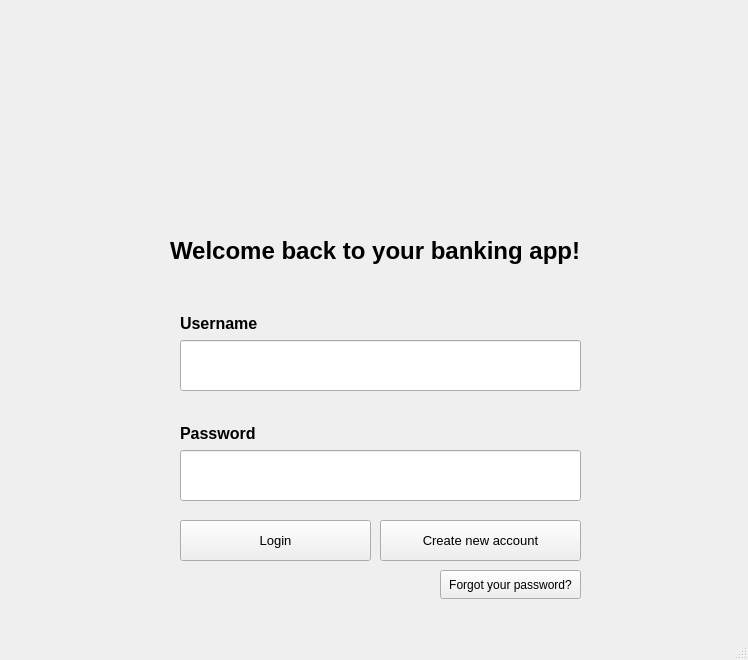
<?xml version="1.0" encoding="UTF-8"?>
<ui version="4.0">
 <class>MainWindow</class>
 <widget class="QMainWindow" name="MainWindow">
  <property name="geometry">
   <rect>
    <x>0</x>
    <y>0</y>
    <width>748</width>
    <height>660</height>
   </rect>
  </property>
  <property name="sizePolicy">
   <sizepolicy hsizetype="Fixed" vsizetype="Fixed">
    <horstretch>0</horstretch>
    <verstretch>0</verstretch>
   </sizepolicy>
  </property>
  <property name="windowTitle">
   <string>CS100 National Bank App</string>
  </property>
  <property name="autoFillBackground">
   <bool>true</bool>
  </property>
  <widget class="QWidget" name="centralwidget">
   <widget class="QStackedWidget" name="stackedWidget">
    <property name="geometry">
     <rect>
      <x>0</x>
      <y>10</y>
      <width>741</width>
      <height>631</height>
     </rect>
    </property>
    <property name="currentIndex">
     <number>0</number>
    </property>
    <widget class="QWidget" name="page">
     <widget class="QLabel" name="label_6">
      <property name="geometry">
       <rect>
        <x>290</x>
        <y>30</y>
        <width>161</width>
        <height>161</height>
       </rect>
      </property>
      <property name="text">
       <string/>
      </property>
      <property name="pixmap">
       <pixmap>C:/Users/HP/.designer/backup/logo.png</pixmap>
      </property>
      <property name="scaledContents">
       <bool>true</bool>
      </property>
     </widget>
     <widget class="QLineEdit" name="lineEdit_password">
      <property name="geometry">
       <rect>
        <x>180</x>
        <y>440</y>
        <width>401</width>
        <height>51</height>
       </rect>
      </property>
      <property name="font">
       <font>
        <pointsize>11</pointsize>
       </font>
      </property>
      <property name="maxLength">
       <number>25</number>
      </property>
      <property name="echoMode">
       <enum>QLineEdit::EchoMode::Password</enum>
      </property>
     </widget>
     <widget class="QLineEdit" name="lineEdit_username">
      <property name="geometry">
       <rect>
        <x>180</x>
        <y>330</y>
        <width>401</width>
        <height>51</height>
       </rect>
      </property>
      <property name="font">
       <font>
        <pointsize>11</pointsize>
       </font>
      </property>
      <property name="maxLength">
       <number>25</number>
      </property>
     </widget>
     <widget class="QPushButton" name="createAccountButton">
      <property name="geometry">
       <rect>
        <x>380</x>
        <y>510</y>
        <width>201</width>
        <height>41</height>
       </rect>
      </property>
      <property name="font">
       <font>
        <pointsize>10</pointsize>
        <italic>false</italic>
        <bold>false</bold>
       </font>
      </property>
      <property name="text">
       <string>Create new account</string>
      </property>
     </widget>
     <widget class="QPushButton" name="loginButton">
      <property name="geometry">
       <rect>
        <x>180</x>
        <y>510</y>
        <width>191</width>
        <height>41</height>
       </rect>
      </property>
      <property name="font">
       <font>
        <pointsize>10</pointsize>
        <bold>false</bold>
       </font>
      </property>
      <property name="text">
       <string>Login</string>
      </property>
     </widget>
     <widget class="QLabel" name="usernam_Label">
      <property name="geometry">
       <rect>
        <x>180</x>
        <y>290</y>
        <width>94</width>
        <height>47</height>
       </rect>
      </property>
      <property name="font">
       <font>
        <pointsize>12</pointsize>
        <bold>true</bold>
       </font>
      </property>
      <property name="text">
       <string>Username</string>
      </property>
     </widget>
     <widget class="QPushButton" name="fpasswordButton">
      <property name="geometry">
       <rect>
        <x>440</x>
        <y>560</y>
        <width>141</width>
        <height>29</height>
       </rect>
      </property>
      <property name="mouseTracking">
       <bool>false</bool>
      </property>
      <property name="acceptDrops">
       <bool>false</bool>
      </property>
      <property name="autoFillBackground">
       <bool>false</bool>
      </property>
      <property name="text">
       <string>Forgot your password?</string>
      </property>
     </widget>
     <widget class="QLabel" name="welcome_Label">
      <property name="geometry">
       <rect>
        <x>170</x>
        <y>220</y>
        <width>511</width>
        <height>41</height>
       </rect>
      </property>
      <property name="font">
       <font>
        <pointsize>18</pointsize>
        <bold>true</bold>
       </font>
      </property>
      <property name="text">
       <string>Welcome back to your banking app!</string>
      </property>
     </widget>
     <widget class="QLabel" name="password_Label">
      <property name="geometry">
       <rect>
        <x>180</x>
        <y>400</y>
        <width>89</width>
        <height>47</height>
       </rect>
      </property>
      <property name="font">
       <font>
        <pointsize>12</pointsize>
        <bold>true</bold>
       </font>
      </property>
      <property name="text">
       <string>Password</string>
      </property>
     </widget>
    </widget>
    <widget class="QWidget" name="page_3">
     <widget class="QPushButton" name="logoutButton">
      <property name="geometry">
       <rect>
        <x>630</x>
        <y>20</y>
        <width>83</width>
        <height>29</height>
       </rect>
      </property>
      <property name="text">
       <string>Log Out</string>
      </property>
     </widget>
     <widget class="QLabel" name="label_fullname">
      <property name="geometry">
       <rect>
        <x>20</x>
        <y>90</y>
        <width>511</width>
        <height>41</height>
       </rect>
      </property>
      <property name="font">
       <font>
        <pointsize>18</pointsize>
        <bold>true</bold>
       </font>
      </property>
      <property name="text">
       <string>Good evening, Shuja Abbas!</string>
      </property>
     </widget>
     <widget class="QPushButton" name="pushButton_4">
      <property name="geometry">
       <rect>
        <x>20</x>
        <y>330</y>
        <width>81</width>
        <height>81</height>
       </rect>
      </property>
      <property name="text">
       <string/>
      </property>
      <property name="icon">
       <iconset>
        <normaloff>sendMoney.png</normaloff>sendMoney.png</iconset>
      </property>
      <property name="iconSize">
       <size>
        <width>32</width>
        <height>32</height>
       </size>
      </property>
     </widget>
     <widget class="QPushButton" name="pushButton_5">
      <property name="geometry">
       <rect>
        <x>110</x>
        <y>330</y>
        <width>81</width>
        <height>81</height>
       </rect>
      </property>
      <property name="text">
       <string>Deposit Money</string>
      </property>
     </widget>
     <widget class="QPushButton" name="pushButton_6">
      <property name="geometry">
       <rect>
        <x>20</x>
        <y>420</y>
        <width>81</width>
        <height>81</height>
       </rect>
      </property>
      <property name="text">
       <string>View Card Information</string>
      </property>
     </widget>
     <widget class="QPushButton" name="pushButton_7">
      <property name="geometry">
       <rect>
        <x>110</x>
        <y>420</y>
        <width>81</width>
        <height>81</height>
       </rect>
      </property>
      <property name="text">
       <string>Change Account Information</string>
      </property>
     </widget>
     <widget class="QPushButton" name="pushButton_8">
      <property name="geometry">
       <rect>
        <x>20</x>
        <y>510</y>
        <width>81</width>
        <height>81</height>
       </rect>
      </property>
      <property name="text">
       <string>Send Money</string>
      </property>
     </widget>
     <widget class="QPushButton" name="pushButton_9">
      <property name="geometry">
       <rect>
        <x>110</x>
        <y>510</y>
        <width>81</width>
        <height>81</height>
       </rect>
      </property>
      <property name="text">
       <string>Send Money</string>
      </property>
     </widget>
     <widget class="QPushButton" name="pushButton_10">
      <property name="geometry">
       <rect>
        <x>200</x>
        <y>510</y>
        <width>81</width>
        <height>81</height>
       </rect>
      </property>
      <property name="text">
       <string>Send Money</string>
      </property>
     </widget>
     <widget class="QPushButton" name="pushButton_11">
      <property name="geometry">
       <rect>
        <x>200</x>
        <y>330</y>
        <width>81</width>
        <height>81</height>
       </rect>
      </property>
      <property name="text">
       <string>Pay Bill</string>
      </property>
     </widget>
     <widget class="QPushButton" name="pushButton_12">
      <property name="geometry">
       <rect>
        <x>290</x>
        <y>330</y>
        <width>81</width>
        <height>81</height>
       </rect>
      </property>
      <property name="text">
       <string>View Transactio  History</string>
      </property>
     </widget>
     <widget class="QPushButton" name="pushButton_13">
      <property name="geometry">
       <rect>
        <x>290</x>
        <y>510</y>
        <width>81</width>
        <height>81</height>
       </rect>
      </property>
      <property name="text">
       <string>Send Money</string>
      </property>
     </widget>
     <widget class="QPushButton" name="pushButton_14">
      <property name="geometry">
       <rect>
        <x>290</x>
        <y>420</y>
        <width>81</width>
        <height>81</height>
       </rect>
      </property>
      <property name="text">
       <string>Budget Manager</string>
      </property>
     </widget>
     <widget class="QPushButton" name="pushButton_15">
      <property name="geometry">
       <rect>
        <x>200</x>
        <y>420</y>
        <width>81</width>
        <height>81</height>
       </rect>
      </property>
      <property name="text">
       <string>Currency Converter</string>
      </property>
     </widget>
     <widget class="QLabel" name="label_5">
      <property name="geometry">
       <rect>
        <x>20</x>
        <y>280</y>
        <width>511</width>
        <height>41</height>
       </rect>
      </property>
      <property name="font">
       <font>
        <pointsize>14</pointsize>
        <bold>true</bold>
       </font>
      </property>
      <property name="text">
       <string>Banking Features</string>
      </property>
     </widget>
     <widget class="QListView" name="listView">
      <property name="geometry">
       <rect>
        <x>410</x>
        <y>110</y>
        <width>311</width>
        <height>491</height>
       </rect>
      </property>
     </widget>
     <widget class="QLabel" name="label_7">
      <property name="geometry">
       <rect>
        <x>410</x>
        <y>70</y>
        <width>511</width>
        <height>41</height>
       </rect>
      </property>
      <property name="font">
       <font>
        <pointsize>14</pointsize>
        <bold>true</bold>
       </font>
      </property>
      <property name="text">
       <string>Transaction History</string>
      </property>
     </widget>
     <widget class="QLabel" name="label_8">
      <property name="geometry">
       <rect>
        <x>20</x>
        <y>200</y>
        <width>71</width>
        <height>41</height>
       </rect>
      </property>
      <property name="font">
       <font>
        <pointsize>14</pointsize>
        <bold>true</bold>
       </font>
      </property>
      <property name="text">
       <string>Balance</string>
      </property>
     </widget>
     <widget class="QLabel" name="label_balance">
      <property name="geometry">
       <rect>
        <x>20</x>
        <y>230</y>
        <width>211</width>
        <height>41</height>
       </rect>
      </property>
      <property name="font">
       <font>
        <pointsize>28</pointsize>
       </font>
      </property>
      <property name="text">
       <string>200,000 PKR</string>
      </property>
     </widget>
     <widget class="QLabel" name="label_accounttype">
      <property name="geometry">
       <rect>
        <x>20</x>
        <y>150</y>
        <width>211</width>
        <height>41</height>
       </rect>
      </property>
      <property name="font">
       <font>
        <pointsize>10</pointsize>
       </font>
      </property>
      <property name="text">
       <string>Savings Account</string>
      </property>
     </widget>
     <widget class="QLabel" name="label_cardtype">
      <property name="geometry">
       <rect>
        <x>20</x>
        <y>170</y>
        <width>211</width>
        <height>41</height>
       </rect>
      </property>
      <property name="font">
       <font>
        <pointsize>10</pointsize>
       </font>
      </property>
      <property name="text">
       <string>MasterCard Debit Card</string>
      </property>
     </widget>
     <widget class="QLabel" name="label_accountnumber">
      <property name="geometry">
       <rect>
        <x>20</x>
        <y>120</y>
        <width>211</width>
        <height>41</height>
       </rect>
      </property>
      <property name="font">
       <font>
        <pointsize>10</pointsize>
       </font>
      </property>
      <property name="text">
       <string>Account # 2100564656544654</string>
      </property>
     </widget>
     <widget class="QLabel" name="label_13">
      <property name="geometry">
       <rect>
        <x>20</x>
        <y>0</y>
        <width>101</width>
        <height>101</height>
       </rect>
      </property>
      <property name="text">
       <string/>
      </property>
      <property name="pixmap">
       <pixmap>logo.png</pixmap>
      </property>
      <property name="scaledContents">
       <bool>true</bool>
      </property>
     </widget>
    </widget>
    <widget class="QWidget" name="page_2"/>
   </widget>
  </widget>
  <widget class="QMenuBar" name="menubar">
   <property name="geometry">
    <rect>
     <x>0</x>
     <y>0</y>
     <width>748</width>
     <height>25</height>
    </rect>
   </property>
  </widget>
  <widget class="QStatusBar" name="statusbar"/>
 </widget>
 <resources/>
 <connections/>
</ui>
